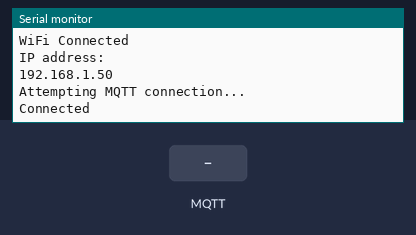
Bench run of a sketch on a simulated ESP32. Parts: the last lines printed to the serial monitor. The test bench sets the inputs (shaded band). WiFi joins after 1.5 s; servers stay silent unless stated; no MQTT or app messages arrive unless stated.

Above: at 2.7 s.
2.8 s: MQTT message "0.0" arrives on the first subscribed topic
At 4.5 s:
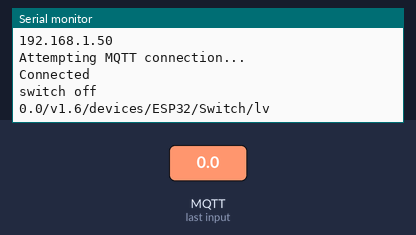
5.0 s: MQTT message "1" arrives on the first subscribed topic
At 6.0 s:
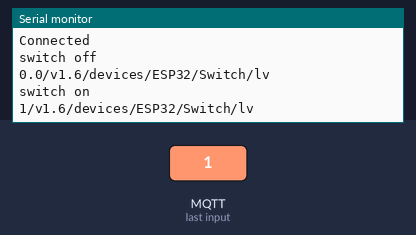
7.0 s: MQTT message "on" arrives on the first subscribed topic
At 8.7 s:
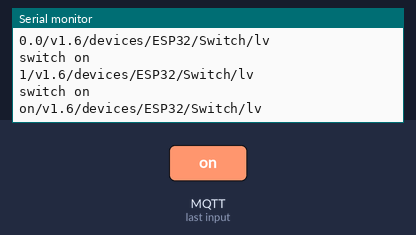
9.0 s: MQTT message "off" arrives on the first subscribed topic
At 10.4 s:
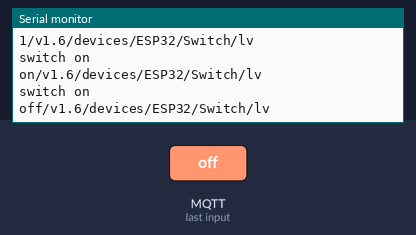

Measured:
- after the input at 2.8 s, the serial monitor: prints a new line after 0.76 s (image 1)
- after the input at 5.0 s, the serial monitor: prints a new line after 0.56 s (image 2)
- after the input at 7.0 s, the serial monitor: prints a new line after 0.56 s (image 3)
- after the input at 9.0 s, the serial monitor: prints a new line after 0.56 s (image 4)

The sketch:

esp_send_dummy.ino
```cpp
#include <WiFi.h>
#include <PubSubClient.h>
#include "EmonLib.h"             // Include Emon Library

#define VOLT_CAL 148.7
#define CURRENT_CAL 62.6


EnergyMonitor emon1;


#define WIFISSID "*********" // Put your WifiSSID here
#define PASSWORD "*********" // Put your wifi password here
#define TOKEN "BBFF-************** "// Put your Ubidots' TOKEN
#define MQTT_CLIENT_NAME "ESP32_bldc_readings" // MQTT client Name, please enter your own 8-12 alphanumeric character ASCII string;

/****************************************
  Define Constants
****************************************/
#define VARIABLE_LABEL1 "Current Readings" // Acesssing the variable label
#define VARIABLE_LABEL2 "Current Gauge" // Ascessing the variable label
#define VARIABLE_LABEL_SUBSCRIBE "Switch" // Ascessing the variable label
#define DEVICE_LABEL "ESP32"

char mqttBroker[]  = "industrial.api.ubidots.com";
char payload[1000];
char topic1[150];
char topic2[150];
char topicSubscribe[100];

// Space to store values to send
char str_BLDC[10];
char str_Gauge[10];

/****************************************
  Auxiliar Functions
****************************************/
WiFiClient ubidots;
PubSubClient client(ubidots);


void callback(char* topic, byte* payload, unsigned int length)
{
  char p[length + 1];
  memcpy(p, payload, length);
  p[length] = NULL;
  String message(p);

  if (message == "0.0") {
  Serial.println("switch off");
}
   else {
    Serial.println("switch on");
}

  Serial.write(payload, length);
  Serial.println(topic);
}

void reconnect()
{
  // Loop until we're reconnected
  while (!client.connected())
  {
    Serial.println("Attempting MQTT connection...");
    // Attemp to connect
    if (client.connect(MQTT_CLIENT_NAME, TOKEN, ""))
    {
      Serial.println("Connected");
       client.subscribe(topicSubscribe);
    } else
    {
      Serial.print("Failed, rc=");
      Serial.print(client.state());
      Serial.println(" try again in 2 seconds");
      // Wait 2 seconds before retrying
      delay(2000);
    }
  }
}

/****************************************
  Main Functions
****************************************/

void setup()
{
  Serial.begin(115200);
  while (!Serial);


  // Set up oversampling and filter initialization
WiFi.disconnect();
  WiFi.begin(WIFISSID, PASSWORD);
  Serial.println();
  Serial.print("Waiting for WiFi Connection ..............");
  while (WiFi.status() != WL_CONNECTED)
  {
    Serial.print(".");
    delay(500);
  }
  WiFi.setHostname("esp32-current-monitor");
  Serial.println("");
  Serial.println("WiFi Connected");
  Serial.println("IP address: ");
  Serial.println(WiFi.localIP());
  client.setServer(mqttBroker, 1883);
  client.setCallback(callback);
  sprintf(topicSubscribe, "/v1.6/devices/%s/%s/lv", DEVICE_LABEL, VARIABLE_LABEL_SUBSCRIBE);
  client.subscribe(topicSubscribe);
}

void loop()
{
  if (!client.connected())
  {
    client.subscribe(topicSubscribe);
    reconnect();
  }
  for (int i=0;i<10;i++){
  float current = i;

  //All the data calculation needs to be done here before publishing
  dtostrf(current, 4, 2, str_BLDC);
  dtostrf(current*10, 4, 2, str_Gauge);
  //--------------------------------------

  sprintf(topic1, "%s%s", "/v1.6/devices/", DEVICE_LABEL);
  sprintf(payload, "%s", "");
  sprintf(payload, "{\"%s\":", VARIABLE_LABEL1);
  sprintf(payload, "%s {\"value\": %s}}", payload, str_BLDC);

  client.publish(topic1, payload);

  sprintf(topic2, "%s%s", "/v1.6/devices/", DEVICE_LABEL);
  sprintf(payload, "%s", "");
  sprintf(payload, "{\"%s\":", VARIABLE_LABEL2);
  sprintf(payload, "%s {\"value\": %s}}", payload, str_Gauge);

  client.publish(topic2, payload);

  client.loop();
  delay(2000);
  }


}
```
